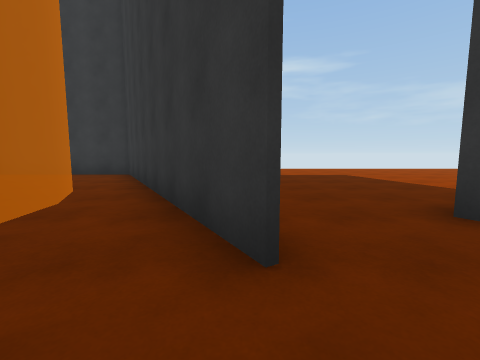
view 1 (above)

16 first-person views from a walk through a scene from a Unity 3-D project. The camera is 1.2 m above the floor, tilts 6° down and sees 90° across. The floor is counted in squares, 2 m on a side. Each view is taken from the middle of a square. On the plan, view 1 faces up. The plan holds only what a view shows up to about 9 squares ahead; the rest is blank. The place goes on beyond the plan. The player is left out. Surface patterns are stand-ins for the level's own textures.

view 2
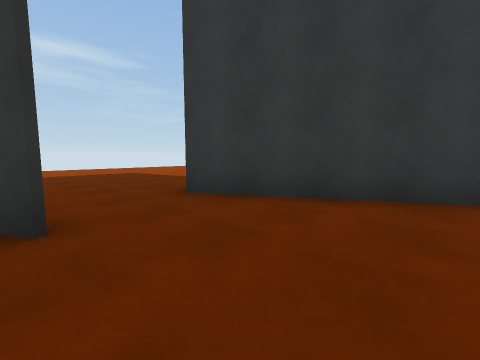

view 3
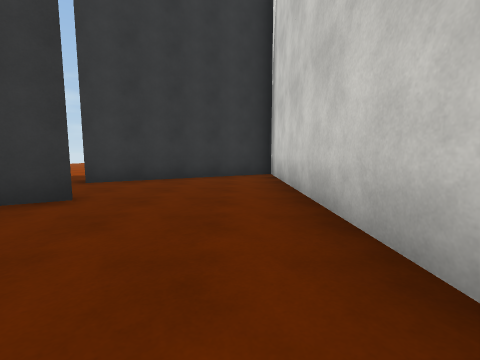

view 4
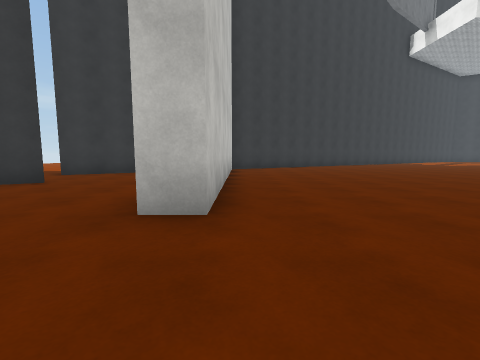

view 5
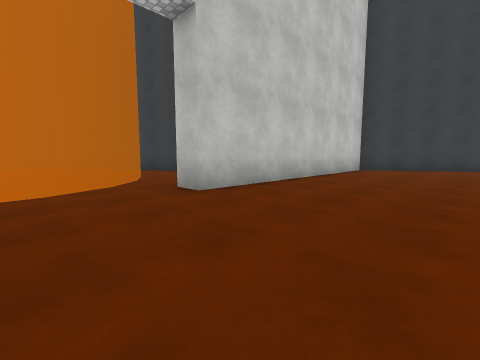

view 6
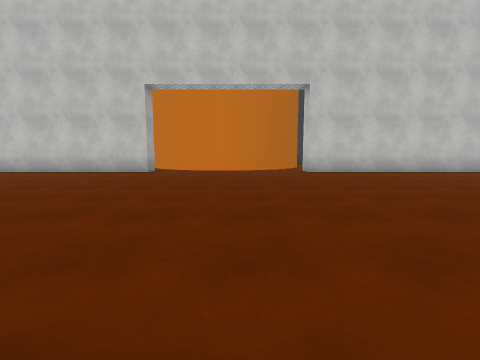

view 7
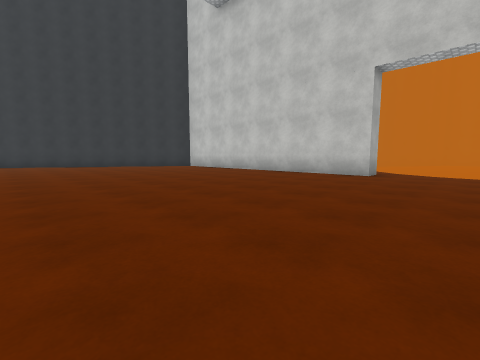

view 8
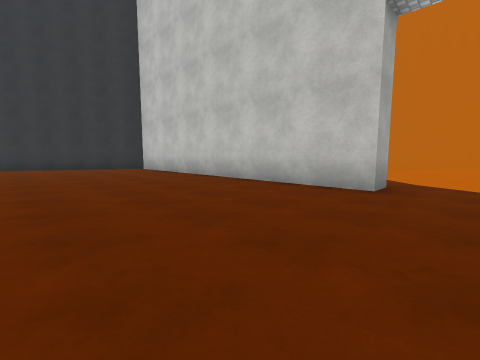

view 9
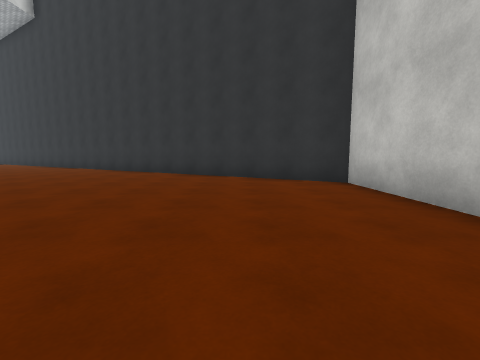

view 10
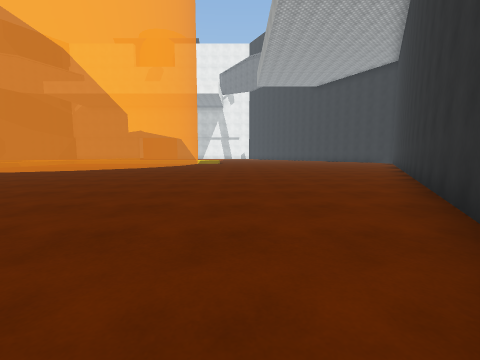

view 11
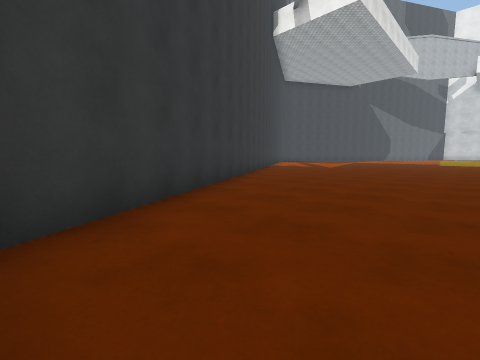

view 12
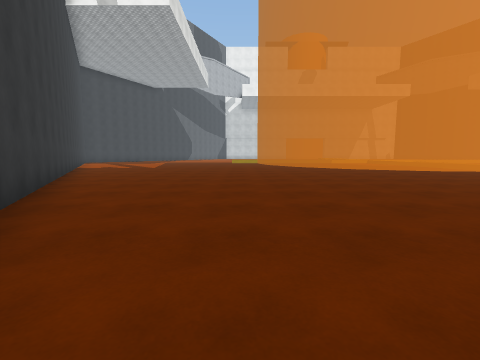

view 13
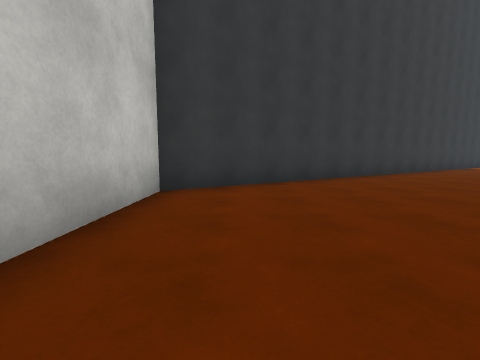

view 14
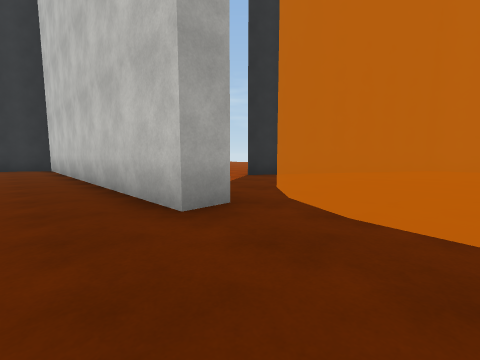

view 15
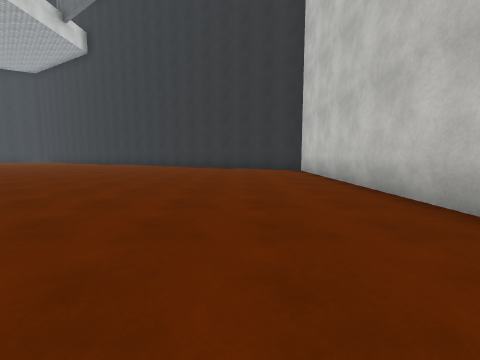

view 16
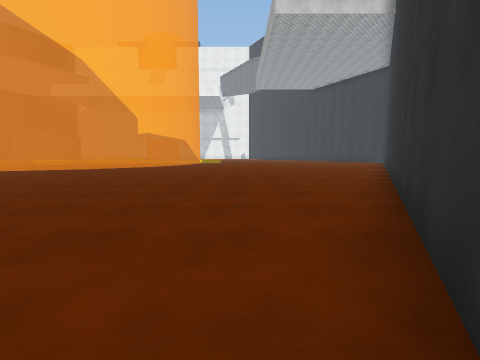

### Floor plan
Points are (right, up) in squares from view 1. A wall is a line through its corners. A room is listed if a view was taken in it or the views show most of it. See-through windows are left out.
Room 1 (views 1, 2)
walls: (0.2, 1.2) (-3.4, 7.4); (-2.1, -2) (4.5, -2) (2, 2.4)
ways out: opening at (-3, -1) to room 2; opening at (1.5, 2)
Room 2 (views 3, 4, 5, 6, 7, 8, 9, 10, 11, 12, 13, 14, 15, 16)
walls: (-8.2, -1.9) (-8.2, -2.7) (-17.1, -2.7) (-23.2, -13.1); (10.4, -12.1) (4.9, -2.7) (-2.6, -2.7) (-2.6, -1.9)
ways out: opening at (-3, -1) to room 1

Positions as (right, up) in squares from view 1, and headings:
1: (0, 0), facing up
2: (0, -1), facing up-right
3: (-3, -1), facing right
4: (-5, -3), facing right
5: (-5, -6), facing up-right
6: (-5, -11), facing up
7: (-6, -10), facing up-left
8: (-7, -7), facing up-left
9: (-12, -5), facing left
10: (-17, -4), facing down
11: (3, -3), facing down-right
12: (4, -3), facing down
13: (1, -4), facing right
14: (-6, -4), facing up-left
15: (-8, -5), facing left
16: (-17, -3), facing down
